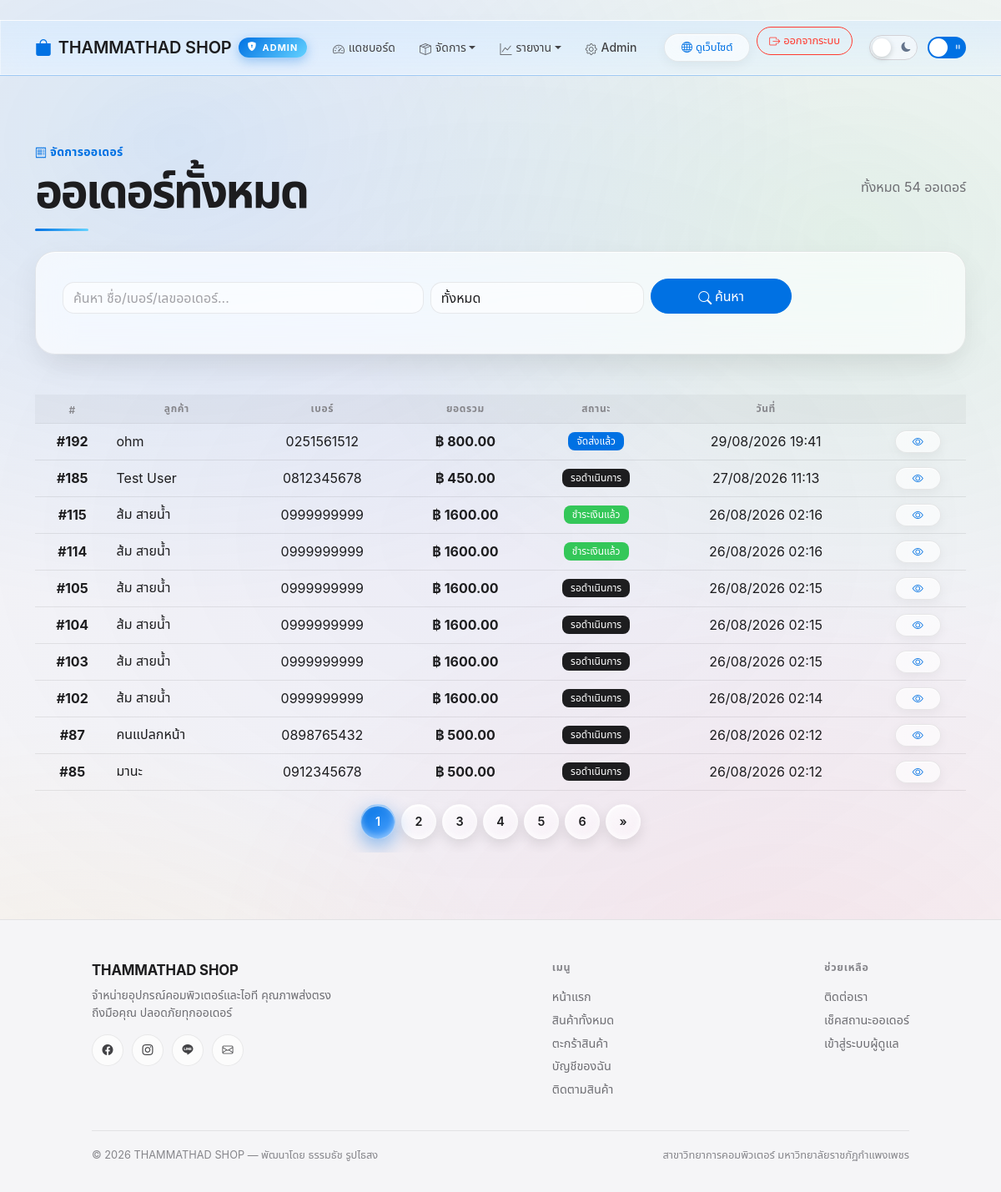
Before: /orders/ (signed in) with the older database file.
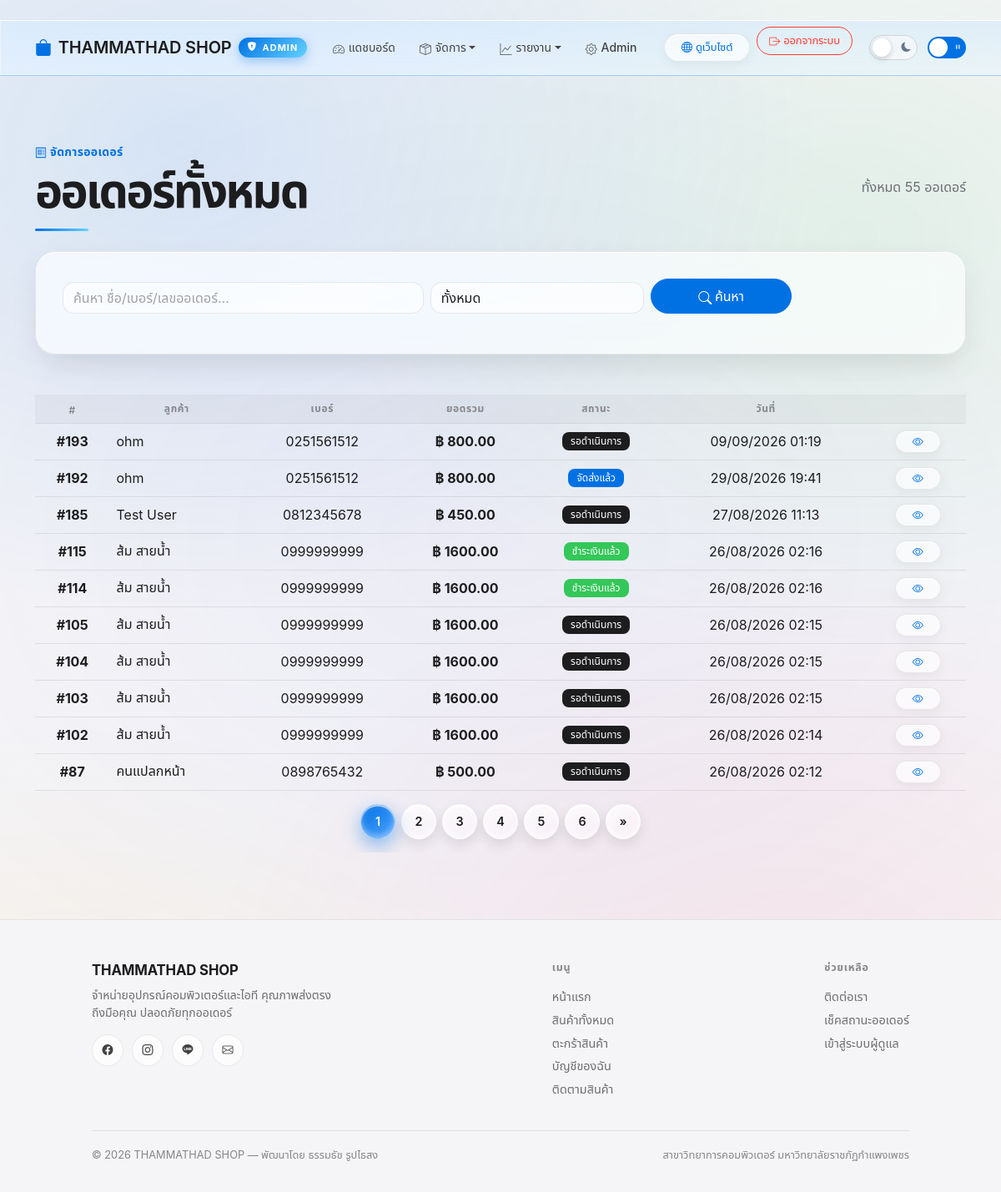
After: the same page with the newer database file.
### myapp/models.py (models this page shows, shortened)
class Order(models.Model):
    PAYMENT_METHODS = [
        ('promptpay', 'พร้อมเพย์ / QR'),
        ('bank', 'โอนผ่านธนาคาร'),
        ('cod', 'เก็บเงินปลายทาง'),
    ]
    STATUS_CHOICES = [
        ('pending', 'รอดำเนินการ'),
        ('paid', 'ชำระเงินแล้ว'),
        ('shipped', 'จัดส่งแล้ว'),
        ('delivered', 'ได้รับสินค้าแล้ว'),
    ]
    user = models.ForeignKey(
        dj_settings.AUTH_USER_MODEL, verbose_name='บัญชีผู้ซื้อ',
        null=True, blank=True, on_delete=models.SET_NULL, related_name='orders',
    )
    payment_method = models.CharField(
        max_length=20, choices=PAYMENT_METHODS, default='promptpay',
        verbose_name='วิธีชำระเงิน',
    )
    customer_name = models.CharField(max_length=100, verbose_name="ชื่อผู้สั่งซื้อ")
    phone = models.CharField(max_length=20, verbose_name="เบอร์โทรศัพท์")
    address = models.TextField(verbose_name="ที่อยู่จัดส่ง")
    total = models.DecimalField(max_digits=10, decimal_places=2, verbose_name="ยอดรวม")
    status = models.CharField(max_length=20, choices=STATUS_CHOICES, default='pending', verbose_name="สถานะ")
    created_at = models.DateTimeField(auto_now_add=True, verbose_name="วันที่สั่งซื้อ")
    objects = OrderManager()

### myapp/views.py (the view, shortened to what this page needs)
# urls.py: path('orders/', views.OrderManageView.as_view(), name='order_manage'),
class OrderManageView(StaffRequiredMixin, ListView):
    model = Order
    template_name = 'order_manage.html'
    partial_template_name = 'order_manage_rows.html'
    context_object_name = 'orders'
    paginate_by = 10
    STATUS_CHOICES = [('', 'ทั้งหมด')] + list(Order.STATUS_CHOICES)
    def get_queryset(self):
        qs = Order.objects.select_related('user').prefetch_related('items__product').order_by('-created_at')
        q = self.request.GET.get('q', '').strip()
        status = self.request.GET.get('status', '').strip()
        if status and status in dict(Order.STATUS_CHOICES):
            qs = qs.filter(status=status)
        return qs
    def get_template_names(self):
        if self.request.headers.get('X-Requested-With') == 'fetch':
            return [self.partial_template_name]
        return [self.template_name]
    def get_context_data(self, **kwargs):
        ctx = super().get_context_data(**kwargs)
        q = self.request.GET.get('q', '').strip()
        status = self.request.GET.get('status', '').strip()
        ctx['query'] = q
        ctx['status_choices'] = self.STATUS_CHOICES
        ctx['selected_status'] = status
        ctx['has_filter'] = bool(q or status)
        ctx['total'] = self.get_queryset().count()
        return ctx

### myapp/context_processors.py (called while the page is built)
def cart_context(request):
    try:
        return {'cart_count': Cart(request.session).count}
    except (ValueError, TypeError, KeyError):
        return {'cart_count': 0}

### myapp/services.py (called while the page is built, shortened)
    def lines(self):
        if not self._raw:
            return []

    @property
    def count(self):
        return sum(line['quantity'] for line in self.lines())

### myapp/views.py (called while the page is built)
    def dispatch(self, request, *args, **kwargs):
        if not (request.user.is_authenticated and request.user.is_staff):
            return self.handle_no_permission()
        return super().dispatch(request, *args, **kwargs)

### myapp/templates/order_manage.html (shortened to what this page needs)
{% extends "adminbase.html" %}
{% load static %}
{% block content %}
<section class="page-section">
    <div class="container">
        <div class="d-flex justify-content-between align-items-center flex-wrap gap-3 mb-4">
            <div>
                <p class="eyebrow mb-1"><i class="bi bi-receipt"></i> จัดการออเดอร์</p>
                <h2 class="page-title mb-0" data-motion="reveal">ออเดอร์ทั้งหมด</h2>
            </div>
            <span class="text-muted-apple">ทั้งหมด {{ total }} ออเดอร์</span>
        </div>
        <div class="card panel-card--wide mb-4" data-motion="reveal">
            <form method="GET" class="row g-2 align-items-end" id="orderFilter">
                <div class="col-md-5">
                    <input type="search" name="q" class="form-control" placeholder="ค้นหา ชื่อ/เบอร์/เลขออเดอร์..." value="{{ query }}">
                </div>
                <div class="col-md-3">
                    <select name="status" class="form-select" onchange="this.form.submit()">
                        {% for val, label in status_choices %}
                        <option value="{{ val }}" {% if val == selected_status %}selected{% endif %}>{{ label }}</option>
                        {% endfor %}
                    </select>
                </div>
                <div class="col-md-2 d-grid">
                    <button type="submit" class="btn btn-primary"><i class="bi bi-search me-1"></i>ค้นหา</button>
                </div>
            </form>
        </div>
        <div id="orderTableArea" class="table-responsive">
            {% include "order_manage_rows.html" %}
        </div>
    </div>
</section>
{% endblock %}

### myapp/templates/order_manage_rows.html (shortened to what this page needs)
{% load static %}
<table class="table align-middle text-center mb-0 table-cardify">
    <thead>
        <tr><th>#</th><th>ลูกค้า</th><th>เบอร์</th><th>ยอดรวม</th><th>สถานะ</th><th>วันที่</th><th></th></tr>
    </thead>
    <tbody data-motion="stagger" class="in">
        {% for o in orders %}
        <tr>
            <td class="fw-bold" data-label="ออเดอร์">#{{ o.id }}</td>
            <td class="text-start" data-label="ลูกค้า">{{ o.customer_name }}</td>
            <td data-label="เบอร์">{{ o.phone }}</td>
            <td class="fw-bold" data-label="ยอด">฿ {{ o.total|floatformat:2 }}</td>
            <td data-label="สถานะ">
                <span class="badge {% if o.status == 'pending' %}bg-warning{% elif o.status == 'paid' %}badge-success{% elif o.status == 'shipped' %}bg-info{% else %}bg-success{% endif %}">
                    {{ o.get_status_display }}
                </span>
            </td>
            <td data-label="วันที่">{{ o.created_at|date:"d/m/Y H:i" }}</td>
            <td><a href="{% url 'order_detail' o.id %}" class="btn btn-sm btn-light"><i class="bi bi-eye"></i></a></td>
        </tr>
        {% empty %}
        <tr><td colspan="7" class="text-muted-apple py-4">ไม่มีออเดอร์</td></tr>
        {% endfor %}
    </tbody>
</table>
{% if page_obj.has_other_pages %}
<nav class="mt-3 d-flex justify-content-center">
    <ul class="pagination">
        {% for p in page_obj.paginator.page_range %}
        <li class="page-item {% if p == page_obj.number %}active{% endif %}">
            <a class="page-link" href="?page={{ p }}&q={{ query|urlencode }}&status={{ selected_status|urlencode }}">{{ p }}</a>
        </li>
        {% endfor %}
        {% if page_obj.has_next %}
        <li class="page-item"><a class="page-link" href="?page={{ page_obj.next_page_number }}&q={{ query|urlencode }}&status={{ selected_status|urlencode }}">&raquo;</a></li>
        {% endif %}
    </ul>
</nav>
{% endif %}

Changed rows visible on the page:
no longer on this page (row unchanged): Order: id "85", customer_name "มานะ", phone "0912345678", total "500.00", status "รอดำเนินการ", created_at "26/08/2026 02:12"
added Order: id "193", customer_name "ohm", phone "0251561512", total "800.00", status "รอดำเนินการ", created_at "09/09/2026 01:19"
Other visible differences:
{{ total }}: "54" → "55"
